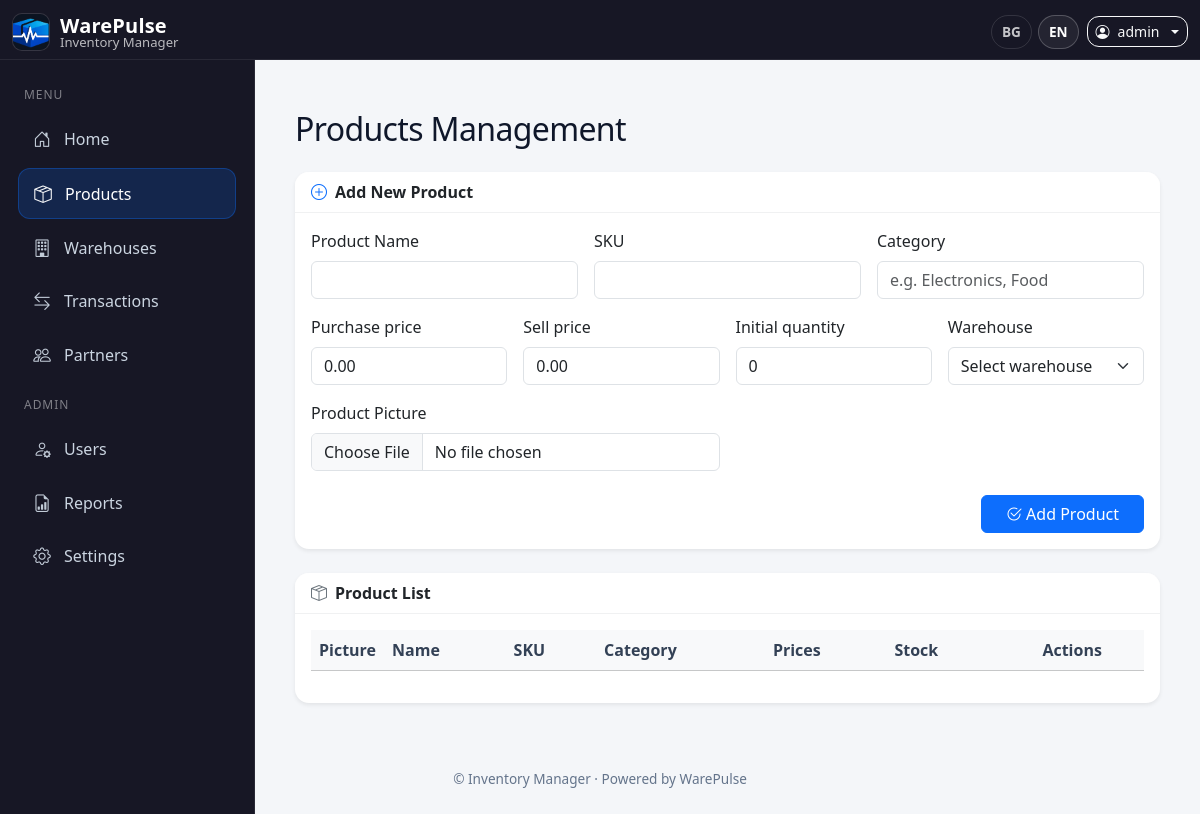
/products (signed in), run on an earlier commit of the app's database.
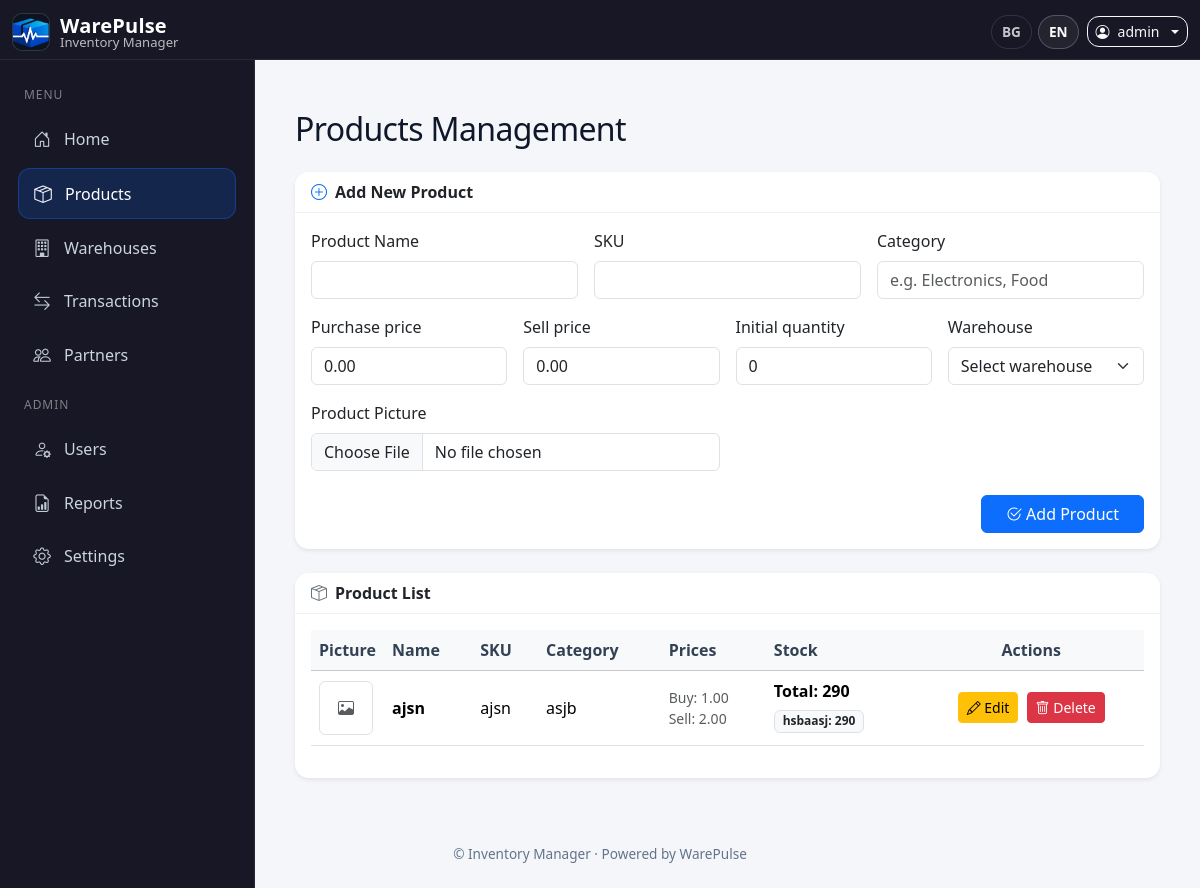
And on a later commit of the database.
### inventory/models.py (models this page shows)
class Product(db.Model):
    id = db.Column(db.Integer, primary_key=True)
    name = db.Column(db.String(100), nullable=False)
    sku = db.Column(db.String(50), nullable=False)
    category = db.Column(db.String(100))
    quantity = db.Column(db.Integer, default=0)
    default_purchase_price = db.Column(db.Float, default=0.0)
    default_sell_price = db.Column(db.Float, default=0.0)
    image = db.Column(db.String(200))
    owner_id = db.Column(db.Integer, db.ForeignKey("user.id"), nullable=False)
    warehouse_id = db.Column(db.Integer, db.ForeignKey("warehouse.id"), nullable=True)
    stocks = db.relationship("Stock", back_populates="product", cascade="all, delete-orphan")
    items = db.relationship("TransactionItem", back_populates="product")

class Stock(db.Model):
    id = db.Column(db.Integer, primary_key=True)
    product_id = db.Column(db.Integer, db.ForeignKey("product.id"), nullable=False)
    warehouse_id = db.Column(db.Integer, db.ForeignKey("warehouse.id"), nullable=False)
    quantity = db.Column(db.Integer, default=0)
    __table_args__ = (
        db.UniqueConstraint("product_id", "warehouse_id", name="uq_stock_product_warehouse"),
    )
    product = db.relationship("Product", back_populates="stocks")
    warehouse = db.relationship("Warehouse", back_populates="stocks")

class Warehouse(db.Model):
    id = db.Column(db.Integer, primary_key=True)
    name = db.Column(db.String(100), nullable=False)
    location = db.Column(db.String(150), nullable=True)
    owner_id = db.Column(db.Integer, db.ForeignKey("user.id"), nullable=False)
    products = db.relationship("Product", backref="warehouse")
    stocks = db.relationship("Stock", back_populates="warehouse", cascade="all, delete-orphan")
    transactions = db.relationship("Transaction", back_populates="warehouse")

### inventory/routes/products.py (the view)
@bp.route("/products")
@login_required
def products():
    if not has_permission(current_user, "products:view"):
        flash(_("You do not have permission to view products."), "danger")
        return redirect(url_for("main.index"))
    owner_id = _get_owner_id()
    query = (
        Product.query
        .options(joinedload(Product.stocks).joinedload(Stock.warehouse))
        .order_by(Product.name.asc())
    )
    if owner_id is not None:
        query = query.filter(Product.owner_id == owner_id)
    products_list = query.all()
    warehouses_q = Warehouse.query.order_by(Warehouse.name.asc())
    if owner_id is not None:
        warehouses_q = warehouses_q.filter(Warehouse.owner_id == owner_id)
    warehouses = warehouses_q.all()
    return render_template("products.html", products=products_list, warehouses=warehouses)

### inventory/routes/products.py (called while the page is built)
def _get_owner_id():
    if current_user.role == "Developer":
        return None
    if current_user.role == "Admin / Owner":
        return current_user.id
    return current_user.created_by_id

### inventory/utils/permissions.py (called while the page is built)
def _norm_role(role: str | None) -> str:
    if not role:
        return ""
    r = " ".join(role.strip().split())  # normalize whitespace
    compact = r.replace(" ", "")
    if compact == "Admin/Owner":
        return ROLE_ADMIN_OWNER
    return r

def has_permission(user, permission: str) -> bool:
    role = _norm_role(getattr(user, "role", None))
    allowed = ROLE_PERMISSIONS.get(role, set())
    return permission in allowed

### inventory/utils/translations.py (called while the page is built)
def load_translations(lang, app):
    path = os.path.join('translations', f'{lang}.json')
    if not os.path.exists(path):
        path = os.path.join('translations', f"{app.config['DEFAULT_LANG']}.json")
    with open(path, 'r', encoding='utf-8') as f:
        return json.load(f)

def _(key):
    try:
        return g.translations.get(key, key)
    except Exception:
        return key

### inventory/templates/products.html (shortened to what the changed rows need)
{% extends 'base.html' %}
{% block content %}
<div class="container py-4">
  <div class="d-flex justify-content-between align-items-center mb-4">
    <h2 class="mb-0">{{ _('Products Management') }}</h2>
  </div>
  <div class="card shadow-sm">
    <div class="card-body table-responsive">
      <table class="table table-hover align-middle">
        <thead class="table-light">
          <tr>
            <th style="width:70px">{{ _('Picture') }}</th>
            <th>{{ _('Name') }}</th>
            <th>{{ _('SKU') }}</th>
            <th>{{ _('Category') }}</th>
            <th>{{ _('Prices') }}</th>
            <th>{{ _('Stock') }}</th>
            <th class="text-center">{{ _('Actions') }}</th>
          </tr>
        </thead>
        <tbody>
          {% for product in products %}
          {% set total_stock = (product.stocks | sum(attribute='quantity')) %}
          <tr>
            <td>
              {% if product.image %}
                <img src="{{ url_for('static', filename=product.image) }}"
                     alt="{{ product.name }}"
                     class="rounded border"
                     style="width: 54px; height: 54px; object-fit: cover;">
              {% else %}
                <div class="rounded border d-flex align-items-center justify-content-center"
                     style="width:54px;height:54px;">
                  <i class="bi bi-image text-muted"></i>
                </div>
              {% endif %}
            </td>
            <td class="fw-semibold">{{ product.name }}</td>
            <td>{{ product.sku }}</td>
            <td>{{ product.category or _('N/A') }}</td>
            <td>
              <div class="small text-muted">{{ _('Buy') }}: {{ "%.2f"|format(product.default_purchase_price or 0) }}</div>
              <div class="small text-muted">{{ _('Sell') }}: {{ "%.2f"|format(product.default_sell_price or 0) }}</div>
            </td>
            <td>
              <div class="fw-semibold">{{ _('Total') }}: {{ total_stock or 0 }}</div>
              <div class="mt-1">
                {% for s in product.stocks %}
                  <span class="badge bg-light text-dark border me-1 mb-1">
                    {{ s.warehouse.name }}: {{ s.quantity or 0 }}
                  </span>
                {% endfor %}
              </div>
            </td>
            <td class="text-center">
              <button
                class="btn btn-sm btn-warning me-1 edit-btn"
                data-id="{{ product.id }}"
                data-name="{{ product.name }}"
                data-sku="{{ product.sku }}"
                data-category="{{ product.category or '' }}"
                data-buy="{{ product.default_purchase_price or 0 }}"
                data-sell="{{ product.default_sell_price or 0 }}"
              >
                <i class="bi bi-pencil"></i> {{ _('Edit') }}
              </button>
             <form method="POST"
      action="{{ url_for('products.delete_product', id=product.id) }}"
      style="display:inline;">
  <button type="submit"
          class="btn btn-sm btn-danger"
          onclick="return confirm('{{ _('Are you sure you want to delete this product?') }}');">
    <i class="bi bi-trash"></i> {{ _('Delete') }}
  </button>
</form>
            </td>
          </tr>
          {% endfor %}
        </tbody>
      </table>
    </div>
  </div>
</div>
{% endblock %}

What changed in the data, as far as the page shows it:
added Product: name "ajsn", sku "ajsn", category "asjb", default_purchase_price "1.00", default_sell_price "2.00", quantity "290"
added Stock: warehouse.name "hsbaasj", quantity "290"
